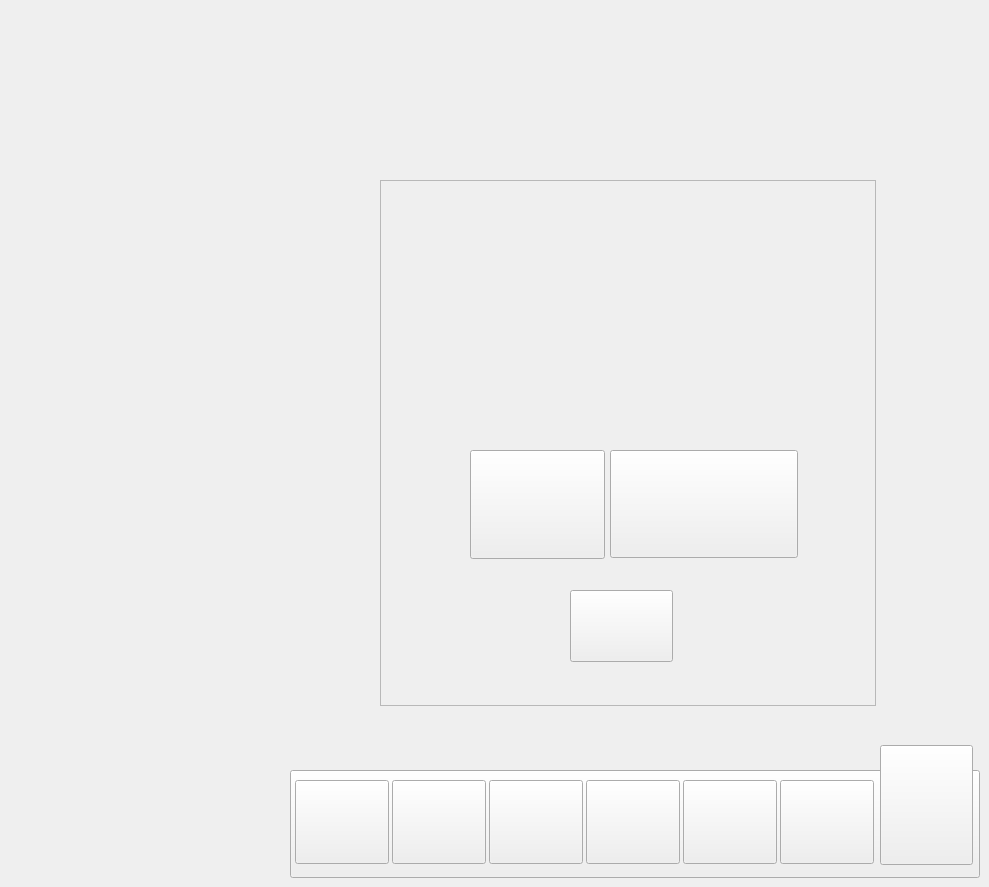
     <widget class="QWidget" name="SampleSelection04">
      <property name="styleSheet">
       <string notr="true">#SampleSelection04{

        border-image: url(:/PNG/New BG 2.jpg);
}</string>
      </property>
      <widget class="QPushButton" name="SS_SS05">
       <property name="geometry">
        <rect>
         <x>880</x>
         <y>745</y>
         <width>93</width>
         <height>120</height>
        </rect>
       </property>
       <property name="styleSheet">
        <string notr="true">border-image: url(:/PNG/Asset 111.png);</string>
       </property>
       <property name="text">
        <string/>
       </property>
      </widget>
      <widget class="QPushButton" name="ES_SS05">
       <property name="geometry">
        <rect>
         <x>780</x>
         <y>780</y>
         <width>94</width>
         <height>84</height>
        </rect>
       </property>
       <property name="styleSheet">
        <string notr="true">border-image: url(:/PNG/Asset 12.png);</string>
       </property>
       <property name="text">
        <string/>
       </property>
      </widget>
      <widget class="QPushButton" name="RS_SS05">
       <property name="geometry">
        <rect>
         <x>489</x>
         <y>780</y>
         <width>94</width>
         <height>84</height>
        </rect>
       </property>
       <property name="styleSheet">
        <string notr="true">border-image: url(:/PNG/Asset 9.png);</string>
       </property>
       <property name="text">
        <string/>
       </property>
      </widget>
      <widget class="QPushButton" name="NS_SS05">
       <property name="geometry">
        <rect>
         <x>683</x>
         <y>780</y>
         <width>94</width>
         <height>84</height>
        </rect>
       </property>
       <property name="styleSheet">
        <string notr="true">border-image: url(:/PNG/Asset 11.png);</string>
       </property>
       <property name="text">
        <string/>
       </property>
      </widget>
      <widget class="QPushButton" name="OS_SS05">
       <property name="geometry">
        <rect>
         <x>295</x>
         <y>780</y>
         <width>94</width>
         <height>84</height>
        </rect>
       </property>
       <property name="styleSheet">
        <string notr="true">border-image: url(:/PNG/Asset 7.png);</string>
       </property>
       <property name="text">
        <string/>
       </property>
      </widget>
      <widget class="QPushButton" name="SolidBG_14">
       <property name="geometry">
        <rect>
         <x>290</x>
         <y>770</y>
         <width>690</width>
         <height>108</height>
        </rect>
       </property>
       <property name="styleSheet">
        <string notr="true">border-image: url(:/PNG/Asset 2.png);</string>
       </property>
       <property name="text">
        <string/>
       </property>
      </widget>
      <widget class="QPushButton" name="DS_SS05">
       <property name="geometry">
        <rect>
         <x>392</x>
         <y>780</y>
         <width>94</width>
         <height>84</height>
        </rect>
       </property>
       <property name="styleSheet">
        <string notr="true">border-image: url(:/PNG/Asset 8.png);</string>
       </property>
       <property name="text">
        <string/>
       </property>
      </widget>
      <widget class="QPushButton" name="M_SS05">
       <property name="geometry">
        <rect>
         <x>586</x>
         <y>780</y>
         <width>94</width>
         <height>84</height>
        </rect>
       </property>
       <property name="styleSheet">
        <string notr="true">border-image: url(:/PNG/Asset 10.png);</string>
       </property>
       <property name="text">
        <string/>
       </property>
      </widget>
      <widget class="QFrame" name="frame_27">
       <property name="geometry">
        <rect>
         <x>380</x>
         <y>180</y>
         <width>496</width>
         <height>526</height>
        </rect>
       </property>
       <property name="styleSheet">
        <string notr="true">#frame_27{
border-image: url(:/PNG/Asset 28.png);
}</string>
       </property>
       <property name="frameShape">
        <enum>QFrame::Shape::StyledPanel</enum>
       </property>
       <property name="frameShadow">
        <enum>QFrame::Shadow::Raised</enum>
       </property>
       <widget class="QPushButton" name="Static_Stopped_3">
        <property name="geometry">
         <rect>
          <x>230</x>
          <y>270</y>
          <width>188</width>
          <height>108</height>
         </rect>
        </property>
        <property name="styleSheet">
         <string notr="true">#Static_Stopped_3{
border-image: url(:/PNG/Asset 27.png);
}</string>
        </property>
        <property name="text">
         <string/>
        </property>
       </widget>
       <widget class="QPushButton" name="Next_SS05">
        <property name="geometry">
         <rect>
          <x>190</x>
          <y>410</y>
          <width>103</width>
          <height>72</height>
         </rect>
        </property>
        <property name="styleSheet">
         <string notr="true">#Next_SS05{
border-image: url(:/PNG/Asset 20.png);
}</string>
        </property>
        <property name="text">
         <string/>
        </property>
       </widget>
      </widget>
      <widget class="QPushButton" name="FL2_SS01_2">
       <property name="geometry">
        <rect>
         <x>470</x>
         <y>450</y>
         <width>135</width>
         <height>109</height>
        </rect>
       </property>
       <property name="styleSheet">
        <string notr="true">#FL2_SS01_2{

        border-image: url(:/Image/aaaa.png);
}</string>
       </property>
       <property name="text">
        <string/>
       </property>
      </widget>
      <zorder>SolidBG_14</zorder>
      <zorder>SS_SS05</zorder>
      <zorder>ES_SS05</zorder>
      <zorder>RS_SS05</zorder>
      <zorder>NS_SS05</zorder>
      <zorder>OS_SS05</zorder>
      <zorder>DS_SS05</zorder>
      <zorder>M_SS05</zorder>
      <zorder>frame_27</zorder>
      <zorder>FL2_SS01_2</zorder>
     </widget>
